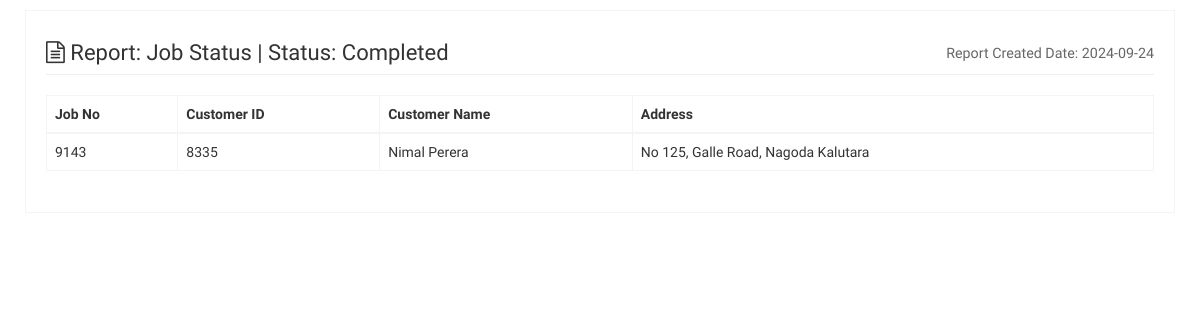
The page /output/01repoJobStatus.php?JobStatus=Completed (signed in) on the database as committed earlier.
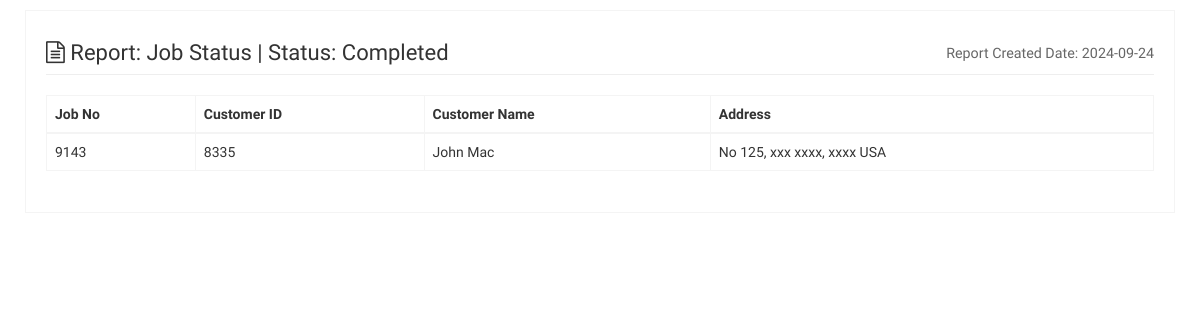
The same page on the database as committed later.
### tables this page shows
CREATE TABLE `qas_customer` (
  `id` int(11) NOT NULL,
  `cus_id` int(11) NOT NULL,
  `cus_name` varchar(255) NOT NULL DEFAULT '0',
  `cus_address` varchar(255) NOT NULL DEFAULT '0',
  `cus_phone` varchar(255) NOT NULL DEFAULT '0',
  `cus_email` varchar(50) NOT NULL DEFAULT '0',
  `sign_image_id` varchar(255) NOT NULL DEFAULT '0',
  `cus_reg_date` date DEFAULT NULL
);

CREATE TABLE `quota_jobs` (
  `id` int(11) NOT NULL,
  `job_no` int(11) NOT NULL,
  `customer_id` int(11) DEFAULT NULL,
  `quotation_id` int(11) DEFAULT NULL,
  `job_Name` varchar(500) DEFAULT NULL,
  `job_location` varchar(1000) DEFAULT NULL,
  `job_date` date DEFAULT NULL,
  `job_start_time` varchar(50) DEFAULT NULL,
  `job_end_time` varchar(50) DEFAULT NULL,
  `job_details` varchar(2000) DEFAULT NULL,
  `job_employee_details` varchar(2000) DEFAULT NULL,
  `materials_required` varchar(2000) DEFAULT NULL,
  `tools_required` varchar(2000) DEFAULT NULL,
  `special_instructions` varchar(2000) DEFAULT NULL,
  `payment_instructions` varchar(50) DEFAULT NULL,
  `job_status` char(50) DEFAULT NULL
);

### output/01repoJobStatus.php (the view, shortened to what this page needs)
<?php
if (isset($_SESSION['user_id']) && isset($_SESSION['user_name'])) {
    include_once '../php-includes/connect.inc.php';
    if (isset($_GET['JobStatus'])) {
        $Status = $_GET['JobStatus'];
        ?>
        <!DOCTYPE html>
        <html>
            <head>
                <link rel="stylesheet" href="../bootstrap/css/bootstrap.min.css">
                <link rel="stylesheet" href="https://maxcdn.bootstrapcdn.com/font-awesome/4.4.0/css/font-awesome.min.css">
                <link rel="stylesheet" href="https://code.ionicframework.com/ionicons/2.0.1/css/ionicons.min.css">
                <link rel="stylesheet" href="../dist/css/AdminLTE.min.css">
            </head>
            <body>
                <div class="wrapper">
                    <section class="invoice">
                        <div class="row">
                            <div class="col-xs-12">
                                <h2 class="page-header">
                                    <i class="fa fa-file-text-o"></i> Report: Job Status | Status: <?php echo $Status; ?>
                                    <small class="pull-right">Report Created Date: <?php echo date('Y-m-d'); ?></small>
                                </h2>
                            </div>
                        </div>
                        <div class="row">
                            <div class="col-xs-12 table-responsive">
                                <table id="vas_table" class="table table-hover table-bordered table-responsive">
        <?php
        $stmt = $db->prepare("SELECT qas_customer.cus_id, qas_customer.cus_name, qas_customer.cus_address, quota_jobs.job_status, quota_jobs.job_no FROM `qas_customer` INNER JOIN `quota_jobs` ON qas_customer.cus_id = quota_jobs.customer_id WHERE quota_jobs.job_status LIKE '{$Status}%'");
        $stmt->bind_result($cus_id, $cus_name, $cus_address, $qas_job_status, $qas_job_id);
        $stmt->execute();
        ?>
                                    <thead>
                                        <tr>
                                            <th>Job No</th>
                                            <th>Customer ID</th>
                                            <th>Customer Name</th>
                                            <th>Address</th>
                                        </tr>
                                    </thead>
                                    <tbody>
        <?php
        while ($stmt->fetch()) {
            ?>
                                            <tr>
                                                <td><?php echo $qas_job_id; ?></td>
                                                <td><?php echo $cus_id; ?></td>
                                                <td><?php echo $cus_name; ?></td>
                                                <td><?php echo $cus_address; ?></td>
                                            </tr>
            <?php
        }
        ?>
                                    </tbody>
                                </table>
                            </div>
                        </div>
                        <div class="row">
                            <div class="col-xs-6">
                            </div>
                        </div>
                    </section>
                </div>
        <?php
    }
    ?>
        </body>
    </html>
    <?php
} else {
    header('Location: ../login.php');
}
?>

Rows that differ between the two databases and show on the page:
changed qas_customer: cus_name "Nimal Perera" → "John Mac"; cus_address "No 125, Galle Road, Nagoda Kalutara" → "No 125, xxx xxxx, xxxx USA"
